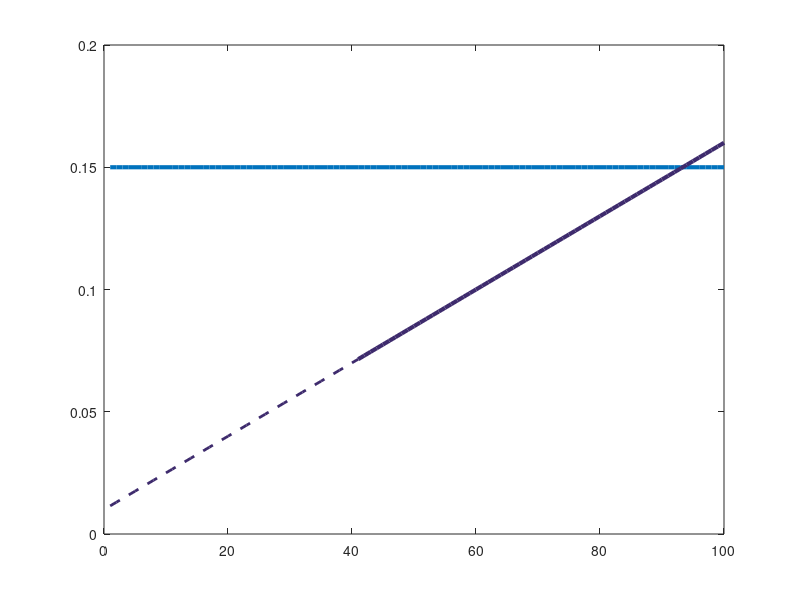

Here is the MATLAB script that generated this plot: (Note: this script raises an error after producing the figure.)
clear all;
clc;
color={[5,80,91]./256,[48,151,164]./256,[255,80,80]./256,[255,170,50]./256,[0.6902,0.4784,0.6314],[200,100,50]./256};
marker={"o","pentagram","*","diamond","square","^"};
l_sum=0;
k=1.2;
L=100;
l_length=L;
U=150;
W=50;
N=300;
R=1e5;
t_ens=5e-3;
t_des=5e-3;
t_s=t_ens+t_des;
n=1:l_length;

y=[];
for i=1:l_length
    y(i)=N*W/R;
end
plot(n,y,'LineWidth',3,'HandleVisibility','on')
hold on;

y1=[];
for i=1:l_length-40
    y1(i)=(i+40)*U/R+t_ens+t_des;
end
plot(41:l_length,y1,'-','LineWidth',3,'Color',[62,43,109]./256,'HandleVisibility','off')
hold on;

y1=[];
for i=1:41
    y1(i)=i*U/R+t_ens+t_des;
end
plot(1:41,y1,'--','LineWidth',2,'Color',[62,43,109]./256,'HandleVisibility','on')
% hold on;

gamma=0;
z=0.25;
upp=1;
for gamma=0:z:upp
    l_sum=0;
    for l=1:l_length
        l_sum=l_sum+l.^(-gamma);
    end
    den=[];
    den(1)=1*U/R+(1-k*1/l_sum)*(N+1)*W/R+t_ens+t_des;
    m_sum=[];
    m_sum(1)=1.^(-gamma);
    m_sum1(1)=m_sum(1);
    for m=2:l_length
        m_sum(m)=m_sum(m-1)+m.^(-gamma);
        m_sum1(m)=m_sum(m);
        if 1-k*m_sum1(m)/l_sum<0
            m_sum1(m)=l_sum/k;
        end
        den(m)=m*U/R+(1-k*m_sum1(m)/l_sum)*(N+1)*W/R+t_ens+t_des;
        r1(1)=(1-k*m_sum(1)/l_sum);
        r1(m)=(1-k*m_sum(m)/l_sum);
    end
    kkk=round((gamma)/z+1);
    maker_idx=2*kkk:10:l_length;
    plot(n,den,'Marker',marker{kkk},'LineWidth',2,'Color',color{kkk},'MarkerIndices',maker_idx,'MarkerSize',6)
    kkk1=sprintf('%.1f',(kkk-1)*z+1);
    str{kkk}=['{\it{k}}=',num2str(kkk1)];
    str{kkk}=strcat(str{kkk});
    hold on;
end

for gamma=0:z:upp
    l_sum=0;
    for l=1:l_length
        l_sum=l_sum+l.^(-gamma);
    end
    den=[];
    den(1)=1*U/R+(1-k*1/l_sum)*(N+1)*W/R+t_ens+t_des;
    m_sum=[];
    m_sum(1)=1.^(-gamma);
    m_sum1(1)=m_sum(1);
    for m=2:l_length
        m_sum(m)=m_sum(m-1)+m.^(-gamma);
        m_sum1(m)=m_sum(m);
        den(m)=m*U/R+(1-k*m_sum1(m)/l_sum)*(N+1)*W/R+t_ens+t_des;
        r1(1)=(1-k*m_sum(1)/l_sum);
        r1(m)=(1-k*m_sum(m)/l_sum);
    
    end
    kkk=round((gamma)/z+1);
    % plot(n,den,'--','LineWidth',2,'Color',color{kkk},'HandleVisibility','off')
    hold on;
end

y1=[];
for i=1:l_length-40
    y1(i)=(i+40)*U/R+t_ens+t_des;
end
% plot(41:l_length,y1,'-','LineWidth',3,'Color',[62,43,109]./256,'HandleVisibility','off')
hold on;


% y2=[];
% for i=1:l_length
%     y2(i)=(i*U+(1-beta)*(N+1))/R+t_ens+t_des;
% end
% plot(1:l_length,y2,'--','LineWidth',2,'Color','blue','HandleVisibility','off')
% hold on;

axis([-inf,inf,0,inf])
legend('Conventional Mode','Semantic Mode (Error Free)','Semantic Mode ({\it\gamma}=0)','Semantic Mode ({\it\gamma}=0.25)','Semantic Mode ({\it\gamma}=0.5)','Semantic Mode ({\it\gamma}=0.75)','Semantic Mode ({\it\gamma}=1)','location','Southeast','FontName','Times New Roman','FontSize',12,'LineWidth',1.5);

% axis([1,l_length,0,2])
% legend('FontName','Times New Roman','FontSize',14,'LineWidth',1.5);
% legend('$$k=\frac{MU+W+R(t_{en-s}+t_{de-s})}{(N+1)W{\frac{\sum_{i=1}^{M} i^{-\gamma}}{\sum_{i=1}^{L} i^{-\gamma}}}}$$','$${k}=\beta\frac{\sum_{i=1}^{L} i^{-\gamma}}{\sum_{i=1}^{M} i^{-\gamma}}$$','$$k=k_{max}$$','$${k}=\frac{\sum_{i=1}^{L} i^{-\gamma}}{\sum_{i=1}^{M} i^{-\gamma}}$$','Interpreter','latex','FontSize',12,'location','NorthEast');
% axis([1,l_length,1,5.021])
% legend('FontName','Times New Roman','FontSize',14,'LineWidth',1.5);
% legend('Conventional Mode','Semantic Mode (Error-Free)','Semantic Mode','Semantic Mode','location','SouthEast');
% legend('Conventional Mode','Semantic Mode (Error-Free)','Semantic Mode','Interpreter','latex','FontSize',12,'location','SouthEast');
grid on
set(gca,'FontName','Times New Roman','FontSize',14,'LineWidth',1.5);
xlabel('Transmitted Semantic Triplet Quantity {\it M}','FontName','Times New Roman','FontSize',14);
ylabel('Latency {\it t} (s)','FontName','Times New Roman','FontSize',14,'LineWidth',1.5);
set(gca,'FontName','Times New Roman','FontSize',14,'LineWidth',1.5);
set(gca,'XTick',[1,10,20,30,40,50,60,70,80,90,100]);
fig=gcf;
fig.PaperPositionMode='auto';
fig_pos=fig.PaperPosition;
fig.PaperSize=[fig_pos(3) fig_pos(4)];
